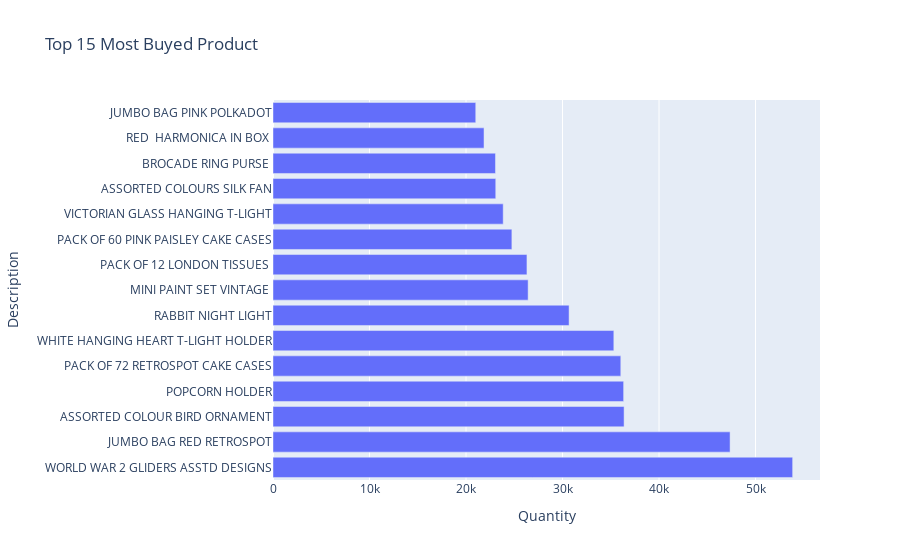

Write notebook code for a chart like this one.
### Code cell
fig = px.bar(Most_buyed_product, x='Quantity', y='Description', title='Top 15 Most Buyed Product')
fig.show()

### Figure 1 — Plotly figure (JSON) as saved in the notebook; plotly's stock layout.template omitted (floating-point values rounded to 4 significant figures)
{"data": [{"alignmentgroup": "True", "hovertemplate": "Quantity=%{x}<br>Description=%{y}<extra></extra>", "legendgroup": "", "marker": {"color": "#636efa", "pattern": {"shape": ""}}, "name": "", "offsetgroup": "", "orientation": "h", "showlegend": false, "textposition": "auto", "type": "bar", "x": [53847, 47363, 36381, 36334, 36039, 35317, 30680, 26437, 26315, 24753, 23854, 23082, 23053, 21866, 21009], "xaxis": "x", "y": ["WORLD WAR 2 GLIDERS ASSTD DESIGNS", "JUMBO BAG RED RETROSPOT", "ASSORTED COLOUR BIRD ORNAMENT", "POPCORN HOLDER", "PACK OF 72 RETROSPOT CAKE CASES", "WHITE HANGING HEART T-LIGHT HOLDER", "RABBIT NIGHT LIGHT", "MINI PAINT SET VINTAGE ", "PACK OF 12 LONDON TISSUES ", "PACK OF 60 PINK PAISLEY CAKE CASES", "VICTORIAN GLASS HANGING T-LIGHT", "ASSORTED COLOURS SILK FAN", "BROCADE RING PURSE ", "RED  HARMONICA IN BOX ", "JUMBO BAG PINK POLKADOT"], "yaxis": "y"}], "layout": {"barmode": "relative", "legend": {"tracegroupgap": 0}, "title": {"text": "Top 15 Most Buyed Product"}, "xaxis": {"anchor": "y", "domain": [0, 1], "title": {"text": "Quantity"}}, "yaxis": {"anchor": "x", "domain": [0, 1], "title": {"text": "Description"}}}}
